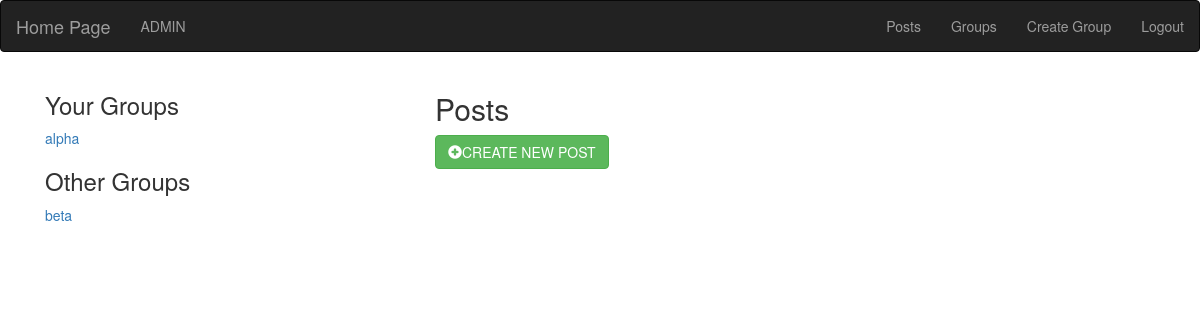
/posts/ (signed in), run on an earlier commit of the app's database.
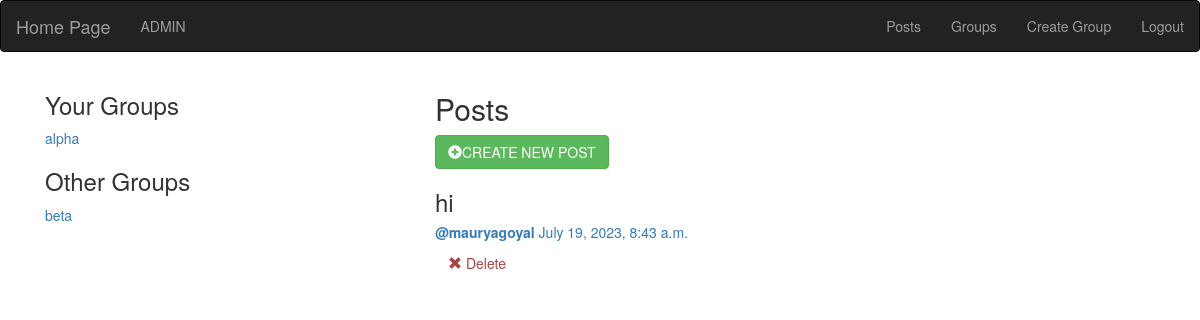
And on a later commit of the database.
### groups/models.py (models this page shows, shortened)
class GroupMember(models.Model):
    group = models.ForeignKey(Group,related_name='membership',on_delete=models.CASCADE)
    user = models.ForeignKey(User,related_name='user_groups',on_delete=models.CASCADE)
    class Meta:
        unique_together = ['group','user']

class Group(models.Model):
    name = models.CharField(max_length=225,unique=True)
    slug = models.CharField(max_length=225,unique=True)
    description = models.TextField(blank=True,default='')
    description_html = models.TextField(editable=False,blank=True,default='')
    members = models.ManyToManyField(User,through='GroupMember')
    def __str__(self):
        return self.name
    class Meta:
        ordering = ['name']

### posts/models.py (models this page shows, shortened)
class Post(models.Model):
    user = models.ForeignKey(User,on_delete=models.CASCADE,related_name='posts')
    created_at = models.DateTimeField(auto_now=True)
    message = models.TextField()
    message_html = models.TextField(editable=False)
    group = models.ForeignKey(Group,on_delete=models.CASCADE,related_name='posts',null=True,blank=True)
    class Meta:
        ordering = ['-created_at']
        unique_together = ['user','message']

### posts/views.py (the view)
# urls.py: path('',views.PostList.as_view(),name='all'),
class PostList(SelectRelatedMixin,generic.ListView):
    model = models.Post
    select_related = ('user','group')
    def get_context_data(self, **kwargs):
        context =  super().get_context_data(**kwargs)
        context['other_groups'] = Group.objects.exclude(members__in=[self.request.user])
        return context

### posts/templates/posts/post_list.html (shortened to what this page needs)
{% extends 'posts/post_base.html' %}
{% load crispy_forms_tags %}
{% block prepost %}
    <div class="col-md-4">
        {% if request.user.is_authenticated %}
            <div class="card card-with-shadow">
                <div class="content">
                    <h3 class="title">Your Groups</h3>
                    <ul class="list-unstyled">
                        {% for member_group in request.user.user_groups.all %}
                            <li class="group li-with-bullet">
                                <a href="{% url 'groups:single' slug=member_group.group.slug %}">{{member_group.group}}</a>
                            </li>
                        {% endfor %}
                    </ul>
                </div>
            </div>
        {% endif %}
        <div class="card card-with-shadow">
            <div class="content">
                <h3 class="title">Other Groups</h3>
                <ul class="list-unstyled">
                    {% for other_group in other_groups %}
                        <li class="group li-with-bullets">
                            <a href="{% url 'groups:single' slug=other_group.slug %}">{{other_group}}</a>
                        </li>
                    {% endfor %}
                </ul>
            </div>
        </div>
    </div>
{% endblock %}
{% block post-content %}
    <div class="col-md-8">
        <h2>Posts</h2>
        <a href="{% url 'posts:create' %}" class="btn btn-md btn-fill btn-success">
            <span class="glyphicon glyphicon-plus-sign"></span>CREATE NEW POST
        </a>
        {% for post in post_list %}
            {% include 'posts/_post.html' %}
        {% endfor %}
    </div>
{% endblock %}

### posts/templates/posts/_post.html
<div class="post-media">
    <h3>{{post.message_html|safe}}</h3>
    <div class="media-body">
        <h5 class="media-heading">
            <a href="{% url 'posts:for_user' username=post.user.username%}">
                <strong>@{{post.user.username}}</strong>
            </a>
            <time class="time">
                <a href="{% url 'posts:single' username=post.user.username pk=post.pk%}">
                    {{post.created_at}}
                </a>
            </time>
        </h5>
        <div class="media-footer">
            {% if user.is_authenticated and post.user == user %}
                <a href="{% url 'posts:delete' pk=post.pk %}" title="delete" class="btn btn-simple">
                    <span class="glyphicon glyphicon-remove text-danger" aria-hidden="true"></span>
                    <span class="text-danger icon-label">Delete</span>
                </a>
            {% endif %}
        </div>
    </div>
</div>

What changed in the data, as far as the page shows it:
added Post: message_html "hi", user.username "mauryagoyal", created_at "July 19, 2023, 8:43 a.m.", shows "Delete"
